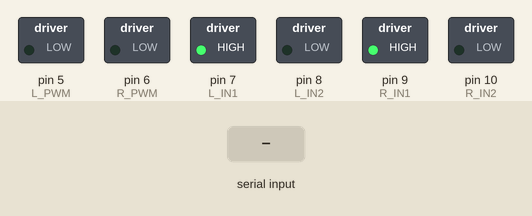
Recording of a sketch running on a simulated Arduino Uno, built with avr-gcc and run on an emulated ATmega328P. On the bench: switched loads named in the sketch (green lamp = pin HIGH). The test bench sets the inputs (shaded band).

Above: at 1.2 s.
1.3 s: "F\n" received over Serial
At 1.7 s:
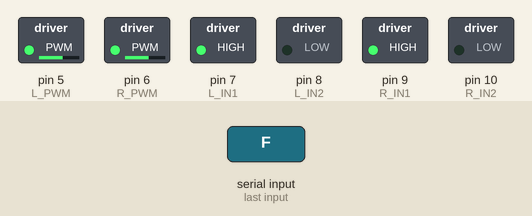
3.3 s: byte 66 ('B') received over Serial
At 3.7 s:
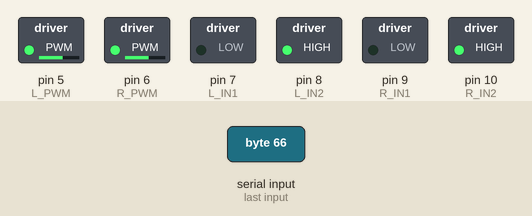
5.3 s: byte 76 ('L') received over Serial
At 5.7 s:
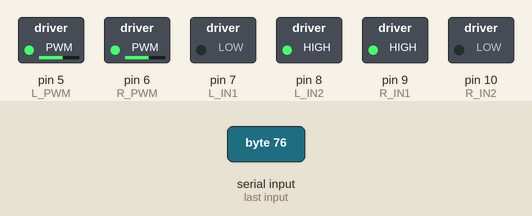
7.3 s: byte 82 ('R') received over Serial
At 7.7 s:
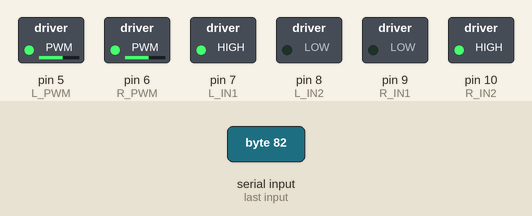
Timing chart, 0 to 10.3 s (numbered marks = the images above; inputs shaded):
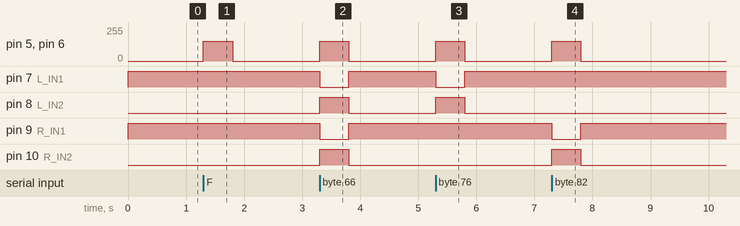

Measured:
- after the input at 1.3 s, pin 5 (L_PWM), pin 6 (R_PWM): 0/255 → 150/255 at once, → 0/255 0.50 s later
- after the input at 3.3 s, pin 5 (L_PWM), pin 6 (R_PWM): 0/255 → 150/255 at once, → 0/255 0.50 s later; pin 7 (L_IN1), pin 9 (R_IN1): HIGH → LOW at once, → HIGH 0.50 s later; pin 8 (L_IN2), pin 10 (R_IN2): LOW → HIGH at once, → LOW 0.50 s later
- after the input at 5.3 s, pin 5 (L_PWM), pin 6 (R_PWM): 0/255 → 150/255 at once, → 0/255 0.50 s later; pin 7 (L_IN1): HIGH → LOW at once, → HIGH 0.50 s later; pin 8 (L_IN2): LOW → HIGH at once, → LOW 0.50 s later
- after the input at 7.3 s, pin 5 (L_PWM), pin 6 (R_PWM): 0/255 → 150/255 at once, → 0/255 0.50 s later; pin 9 (R_IN1): HIGH → LOW at once, → HIGH 0.50 s later; pin 10 (R_IN2): LOW → HIGH at once, → LOW 0.50 s later

The sketch:

gesture_robot.ino
```cpp
// Gesture-controlled differential-drive robot receiver.
// Adjust pins and motor polarity for your hardware.

const int L_PWM = 5, L_IN1 = 7, L_IN2 = 8;
const int R_PWM = 6, R_IN1 = 9, R_IN2 = 10;
const int SPEED = 150;
const unsigned long WATCHDOG_MS = 500;
unsigned long lastCommandAt = 0;

void motor(int pwm, int in1, int in2, int speed) {
  speed = constrain(speed, -255, 255);
  digitalWrite(in1, speed >= 0 ? HIGH : LOW);
  digitalWrite(in2, speed >= 0 ? LOW : HIGH);
  analogWrite(pwm, abs(speed));
}

void drive(int left, int right) {
  motor(L_PWM, L_IN1, L_IN2, left);
  motor(R_PWM, R_IN1, R_IN2, right);
}

void stopRobot() { drive(0, 0); }

void setup() {
  pinMode(L_PWM, OUTPUT); pinMode(L_IN1, OUTPUT); pinMode(L_IN2, OUTPUT);
  pinMode(R_PWM, OUTPUT); pinMode(R_IN1, OUTPUT); pinMode(R_IN2, OUTPUT);
  Serial.begin(115200);
  stopRobot();
  lastCommandAt = millis();
}

void loop() {
  if (Serial.available()) {
    char c = Serial.read();
    if (c == '\n' || c == '\r') return;
    lastCommandAt = millis();
    switch (c) {
      case 'F': drive(SPEED, SPEED); break;
      case 'B': drive(-SPEED, -SPEED); break;
      case 'L': drive(-SPEED, SPEED); break;
      case 'R': drive(SPEED, -SPEED); break;
      default: stopRobot(); break;
    }
  }

  if (millis() - lastCommandAt > WATCHDOG_MS) {
    stopRobot();
  }
}
```
